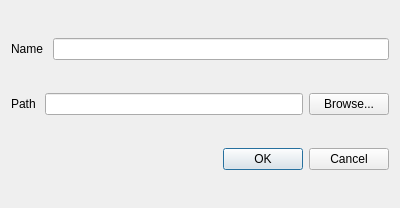
<?xml version="1.0" encoding="UTF-8"?>
<ui version="4.0">
 <class>QProjectDialog</class>
 <widget class="QDialog" name="QProjectDialog">
  <property name="geometry">
   <rect>
    <x>0</x>
    <y>0</y>
    <width>400</width>
    <height>208</height>
   </rect>
  </property>
  <property name="windowTitle">
   <string>Dialog</string>
  </property>
  <layout class="QGridLayout" name="gridLayout">
   <item row="0" column="0">
    <layout class="QHBoxLayout" name="horizontalLayout">
     <item>
      <widget class="QLabel" name="label">
       <property name="text">
        <string>Name </string>
       </property>
      </widget>
     </item>
     <item>
      <widget class="QLineEdit" name="lineEdit"/>
     </item>
    </layout>
   </item>
   <item row="1" column="0">
    <layout class="QHBoxLayout" name="horizontalLayout_2">
     <item>
      <widget class="QLabel" name="label_2">
       <property name="text">
        <string>Path </string>
       </property>
      </widget>
     </item>
     <item>
      <widget class="QLineEdit" name="lineEdit_2"/>
     </item>
     <item>
      <widget class="QPushButton" name="pushButton">
       <property name="text">
        <string>Browse...</string>
       </property>
      </widget>
     </item>
    </layout>
   </item>
   <item row="2" column="0">
    <widget class="QDialogButtonBox" name="buttonBox">
     <property name="orientation">
      <enum>Qt::Horizontal</enum>
     </property>
     <property name="standardButtons">
      <set>QDialogButtonBox::Cancel|QDialogButtonBox::Ok</set>
     </property>
    </widget>
   </item>
  </layout>
 </widget>
 <resources/>
 <connections>
  <connection>
   <sender>buttonBox</sender>
   <signal>accepted()</signal>
   <receiver>QProjectDialog</receiver>
   <slot>accept()</slot>
   <hints>
    <hint type="sourcelabel">
     <x>248</x>
     <y>254</y>
    </hint>
    <hint type="destinationlabel">
     <x>157</x>
     <y>274</y>
    </hint>
   </hints>
  </connection>
  <connection>
   <sender>buttonBox</sender>
   <signal>rejected()</signal>
   <receiver>QProjectDialog</receiver>
   <slot>reject()</slot>
   <hints>
    <hint type="sourcelabel">
     <x>316</x>
     <y>260</y>
    </hint>
    <hint type="destinationlabel">
     <x>286</x>
     <y>274</y>
    </hint>
   </hints>
  </connection>
 </connections>
</ui>
